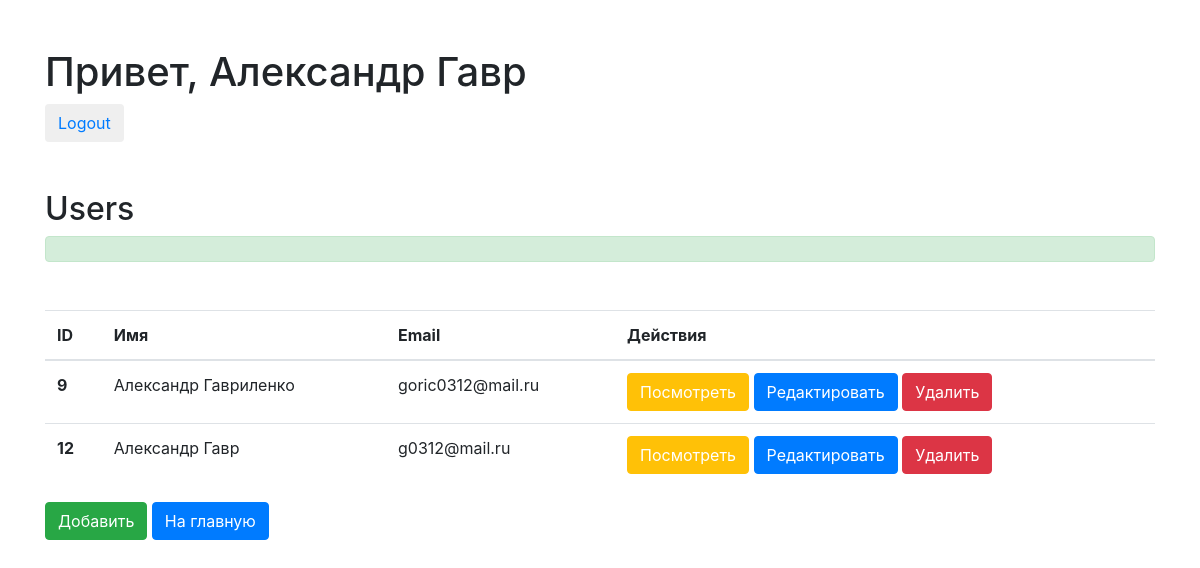
The page /project/admin/usersAll.php (signed in) on the database its author committed.
### tables this page shows
CREATE TABLE IF NOT EXISTS `users` (
  `id` int(11) NOT NULL AUTO_INCREMENT,
  `name` varchar(50) NOT NULL,
  `email` varchar(50) NOT NULL,
  `date` date NOT NULL,
  `group_id` int(11) NOT NULL DEFAULT '1',
  `password` varchar(60) DEFAULT NULL,
  `status` text,
  PRIMARY KEY (`id`)
);

### project/classes/Config.php (called while the page is built)
<?php
class Config{
  public static function get($path = null){
    if($path){
      $config = $GLOBALS['config'];
      $path = explode('.', $path);
      foreach($path as $item){
        if(isset($config[$item])){
          $config = $config[$item];
        }
      }
      return $config;
    }
    return false;
  }
}

### project/classes/Database.php (called while the page is built, shortened)
<?php
class Database{
  private static $instance = null;
  private $pdo, $query, $error = false, $results, $count;
  private function __construct(){
    try {
      $this->pdo = new PDO
      (
        "mysql:host=".Config::get('mysql.host').
        ";dbname=".Config::get('mysql.dbname').
        ";charset=utf8",
        Config::get('mysql.username'),
        Config::get('mysql.password')
      );
    } catch (PDOException $exception) {
      die($exception->getMessage());
    }
  }
  public static function getInstance(){
    if(!isset(self::$instance)){
      self::$instance = new Database;
    }
    return self::$instance;
  }
  public function error()
  {
    return $this->error;
  }
  public function results(){
    return $this->results;
  }
  function query($sql, $params = []){
    $this->error = false;
    $this->query = $this->pdo->prepare($sql);
    if(count($params)){
      $i = 1;
      foreach($params as $param){
        $this->query->bindValue($i, $param);
        $i++;
      }
    }
    if(!$this->query->execute()){
      $this->error = true;
    }else{
      $this->results = $this->query->fetchAll(PDO::FETCH_OBJ);
    }
    return $this;
  }
  public function action($action, $table, $where = []){
    if(count($where) === 3){
      $operators = ['=', '<', '>', '>=', '<='];
      $field = $where[0];
      $operator = $where[1];
      $value = $where[2];
      if(in_array($operator, $operators)){
        $sql = "{$action} FROM {$table} WHERE {$field} {$operator} ?";
        if(!$this->query($sql, [$value])->error()){
          return $this;
        }
      }
    }elseif (count($where) === 0) {
      $sql = "{$action} FROM {$table}";
      if(!$this->query($sql)->error()){
        return $this;
      }
    }
    return false;
  }
  public function get($table, $where = []){
    return $this->action('SELECT *', $table, $where);
  }
  public function first(){
    return $this->results()[0];
  }
}

### project/classes/User.php (called while the page is built, shortened)
<?php
class User {
  private $db, $data, $session_name, $isLoggedIn, $cookieName;
  public function __construct($user = null){
    $this->db = Database::getInstance();
    $this->session_name = Config::get('session.user_session');
    if(!$user){
      if(Session::exists($this->session_name)){
        $user = Session::get($this->session_name);
        if($this->find($user)){
          $this->isLoggedIn = true;
        }else {
          $this->logout();
        }
      }
    }else {
      $this->find($user);
    }
  }
  public function get($table){
    return $this->db->get($table)->results();
  }
  public function find($value = null){
    if(is_numeric($value)){
      $this->data = $this->db->get('users', ['id', '=', $value])->first();
    }else {
      $this->data = $this->db->get('users', ['email', '=', $value])->first();
    }
    if($this->data){
      return true;
    }
    return false;
  }
  public function data(){
    return $this->data;
  }
}

### project/classes/Session.php (called while the page is built, shortened)
<?php
class Session {
  public static function exists($name){
    return (isset($_SESSION[$name])) ? true : false;
  }
  public static function get($name){
    return $_SESSION[$name];
  }
}

### project/admin/usersAll.php (the view, shortened to what this page needs)
<?php
$user = new User;
$users = $user->get('users');
?>
<!doctype html>
<html lang="en">
  <head>
    <link rel="stylesheet" href="https://stackpath.bootstrapcdn.com/bootstrap/4.1.3/css/bootstrap.min.css">
  </head>
  <body>
    <div class="container">
      <h1 class="mt-5">Привет, <?= $user->data()->name; ?></h1>
      <button class="btn btn-defaul"><a href='../logout.php'>Logout</a></button>
      <h2 class="mt-5">Users</h2>
      <div class="alert alert-success" role="alert">
      </div>
      <table class="table mt-5">
        <thead>
            <tr>
              <th scope="col">ID</th>
              <th scope="col">Имя</th>
              <th scope="col">Email</th>
              <th scope="col">Действия</th>
            </tr>
        </thead>
        <tbody>
          <?php foreach ($users as $user): ?>
            <tr>
              <th scope="row"><?= $user->id; ?></th>
              <td><?= $user->name; ?></td>
              <td><?= $user->email; ?></td>
              <td>
                <button class="btn btn-warning">
                  <a href="user.php?id=<?= $user->id; ?>" class="text-white">
                    Посмотреть
                  </a>
                </button>
                <button class="btn btn-primary">
                  <a href="edit.php?id=<?= $user->id; ?>" class="text-white">
                    Редактировать
                  </a>
                </button>
                <button class="btn btn-danger">
                  <a href="delete.php?id=<?= $user->id; ?>" class="text-white">
                    Удалить
                  </a>
                </button>
              </td>
            </tr>
          <?php endforeach; ?>
        </tbody>
      </table>
      <button class="btn btn-success"><a href="insert.php" class="text-white">Добавить</a></button>
      <button class="btn btn-primary"><a href="/project" class="text-white">На главную</a></button>
  </body>
</html>

### rows shown on the page
users: name "Александр Гавр", id "12", email "g0312@mail.ru"
users: id "9", name "Александр Гавриленко", email "goric0312@mail.ru"
